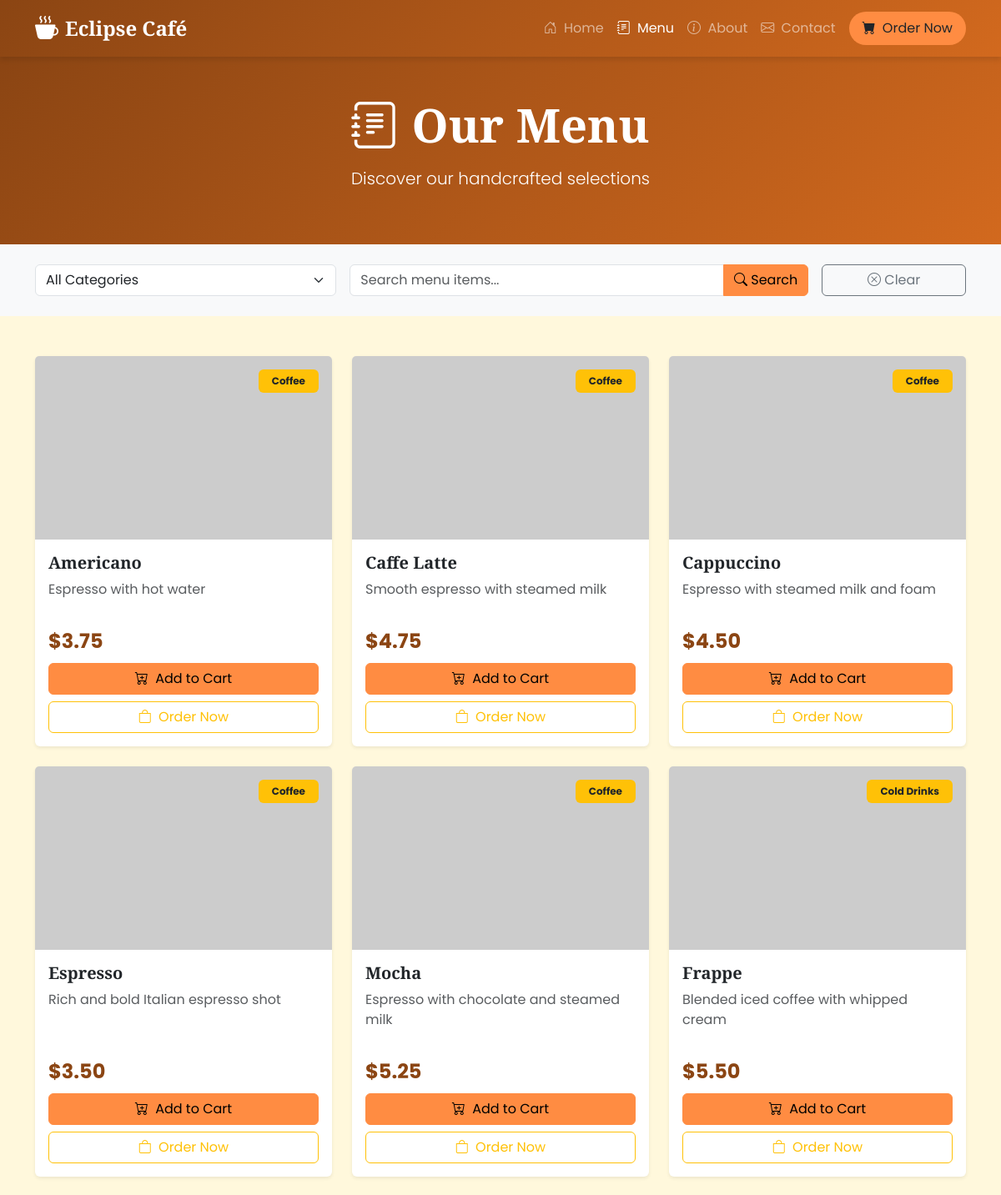
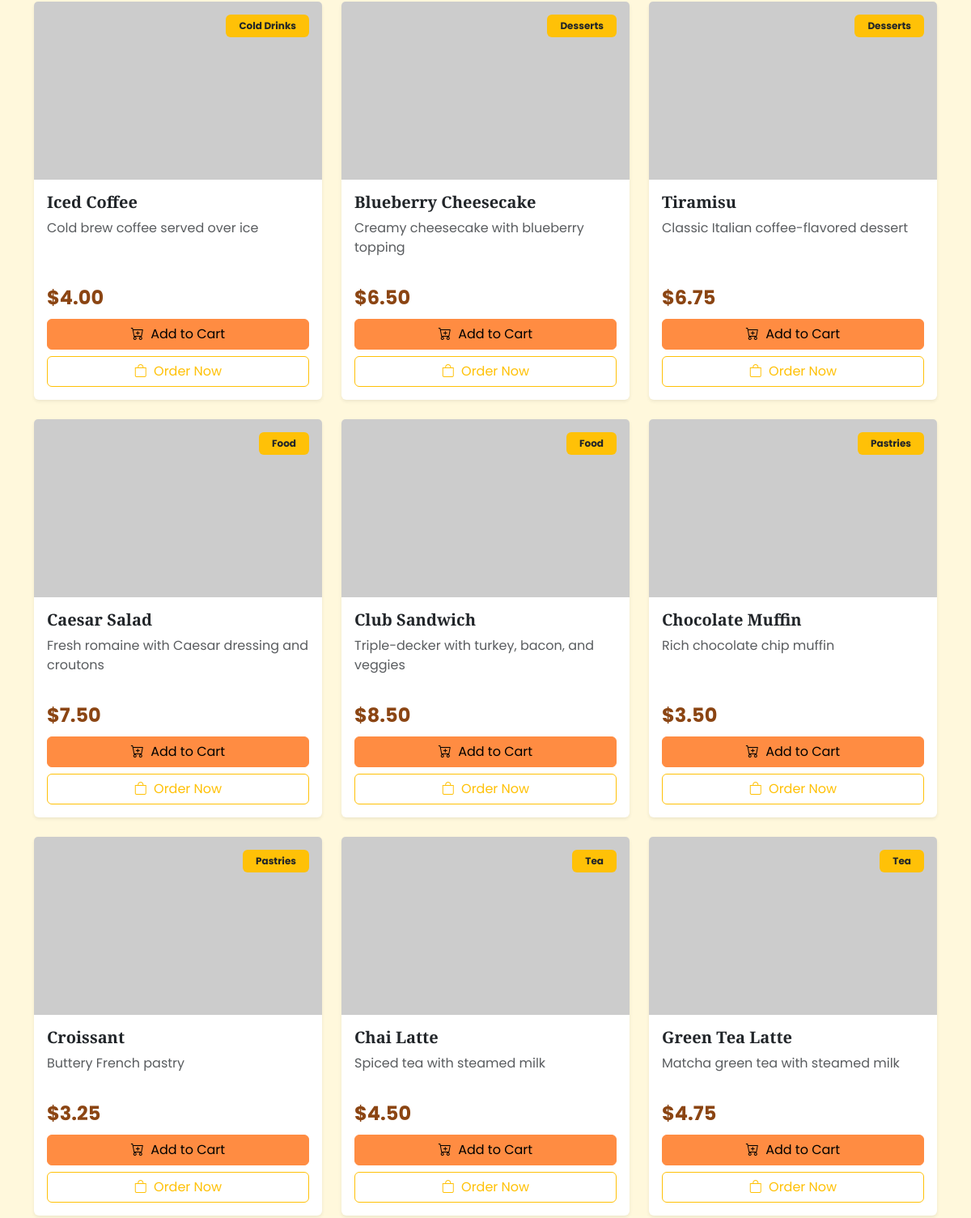
Page /pages/menu.php (upper part) on the earlier database version (2 pictures, top to bottom).
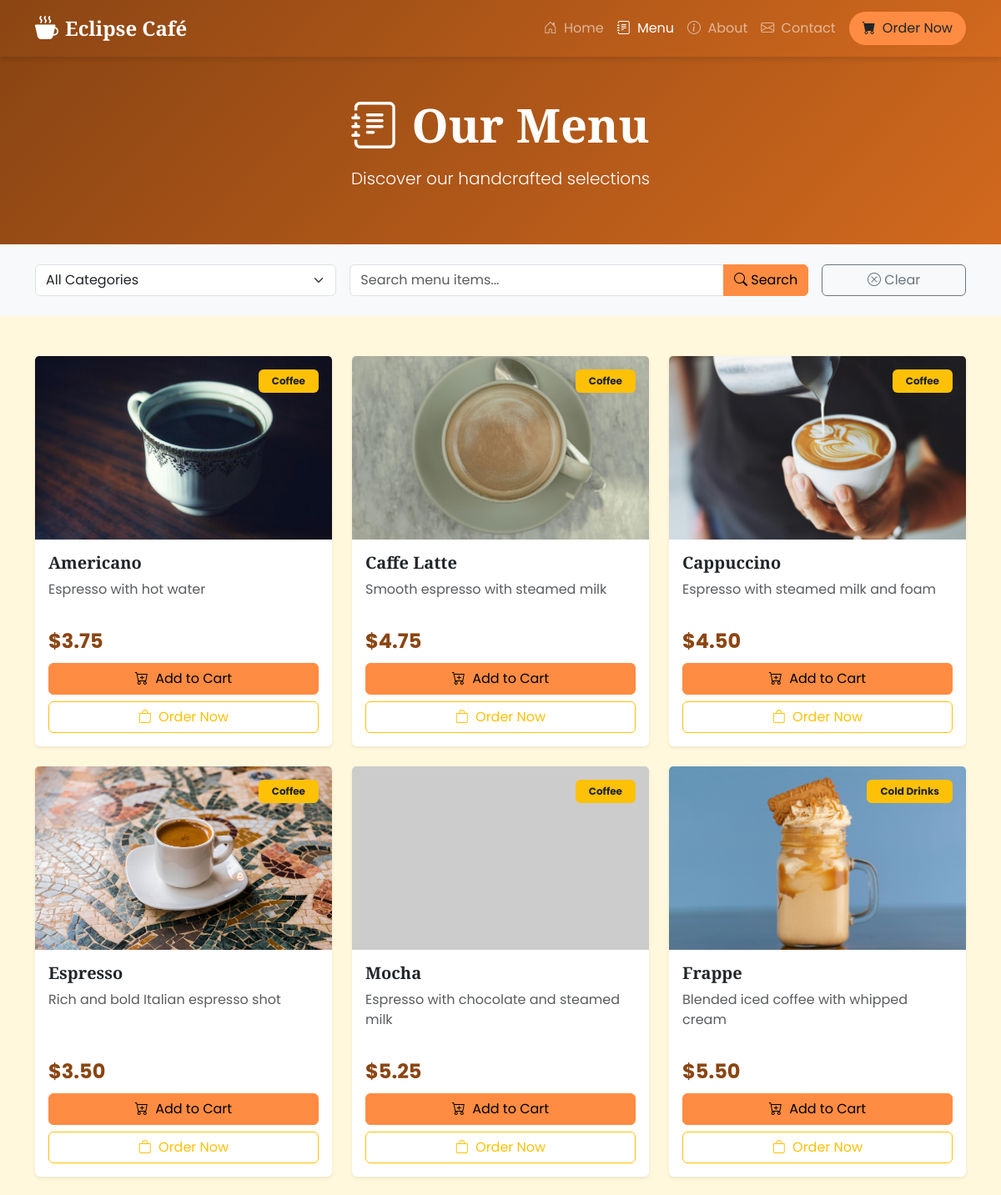
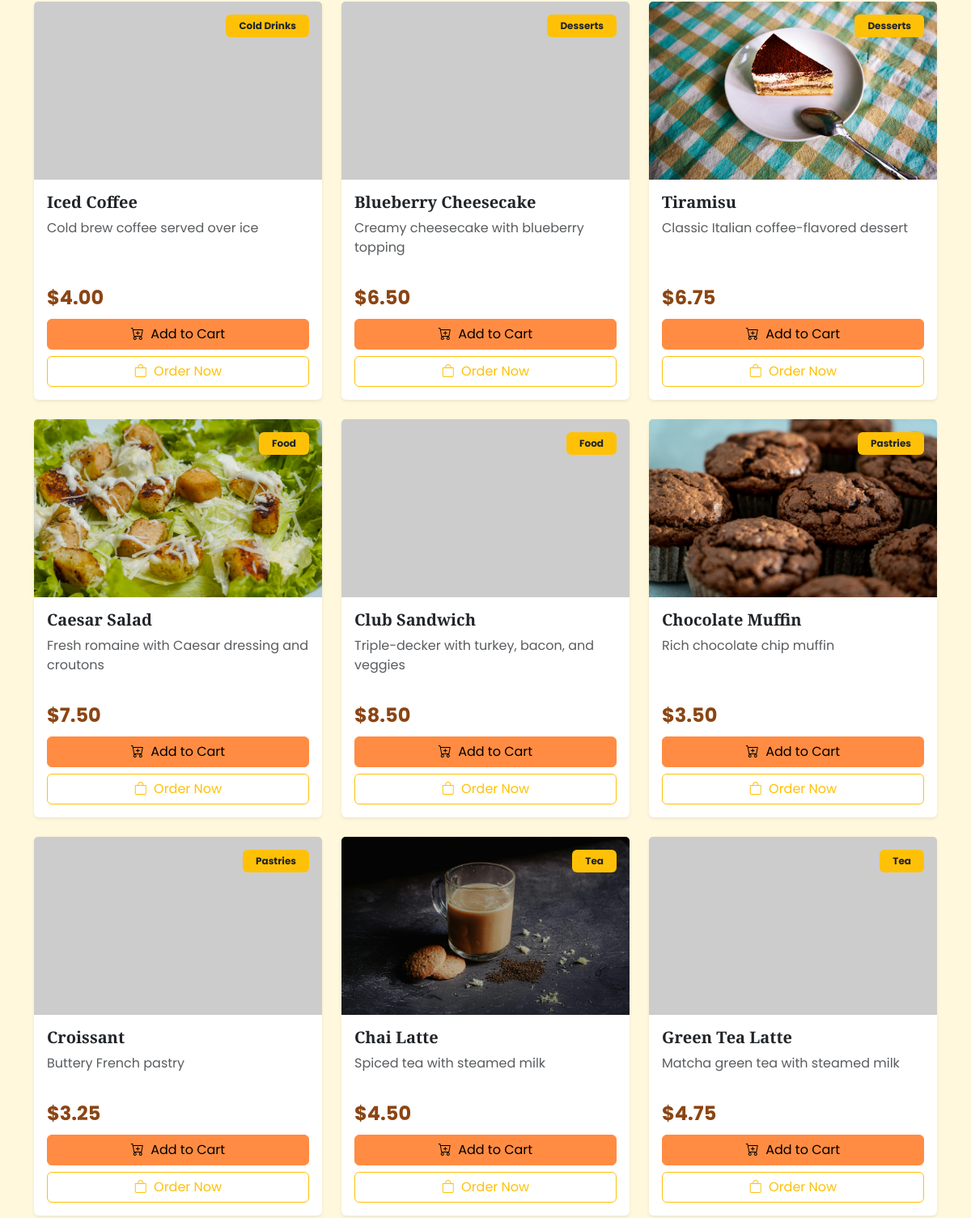
Same page on the later database version (2 pictures, top to bottom).
### tables this page shows
CREATE TABLE menu_items (
    id INT PRIMARY KEY AUTO_INCREMENT,
    name VARCHAR(100) NOT NULL,
    description TEXT,
    price DECIMAL(10,2) NOT NULL,
    category VARCHAR(50) NOT NULL,
    image VARCHAR(255) DEFAULT 'default.jpg',
    is_available BOOLEAN DEFAULT TRUE,
    created_at TIMESTAMP DEFAULT CURRENT_TIMESTAMP,
    updated_at TIMESTAMP DEFAULT CURRENT_TIMESTAMP ON UPDATE CURRENT_TIMESTAMP,
    INDEX idx_category (category),
    INDEX idx_available (is_available)
);

### includes/db.php (called while the page is built, shortened)
<?php
function sanitize($data) {
    return htmlspecialchars($data, ENT_QUOTES, 'UTF-8');
}
?>

### pages/menu.php (the view, shortened to what this page needs)
<?php
require_once '../includes/db.php';
require_once '../includes/header.php';
$selected_category = isset($_GET['category']) ? cleanInput($_GET['category']) : 'all';
$search_term = isset($_GET['search']) ? cleanInput($_GET['search']) : '';
try {
    if ($selected_category === 'all' && empty($search_term)) {
        $stmt = $pdo->query("SELECT * FROM menu_items WHERE is_available = 1 ORDER BY category, name");
    } elseif ($selected_category !== 'all' && empty($search_term)) {
        $stmt = $pdo->prepare("SELECT * FROM menu_items WHERE category = ? AND is_available = 1 ORDER BY name");
        $stmt->execute([$selected_category]);
    } elseif (!empty($search_term) && $selected_category === 'all') {
        $stmt = $pdo->prepare("SELECT * FROM menu_items WHERE (name LIKE ? OR description LIKE ?) AND is_available = 1 ORDER BY name");
        $search_param = "%{$search_term}%";
        $stmt->execute([$search_param, $search_param]);
    } else {
        $stmt = $pdo->prepare("SELECT * FROM menu_items WHERE category = ? AND (name LIKE ? OR description LIKE ?) AND is_available = 1 ORDER BY name");
        $search_param = "%{$search_term}%";
        $stmt->execute([$selected_category, $search_param, $search_param]);
    }
    $menu_items = $stmt->fetchAll();
} catch (PDOException $e) {
    $menu_items = [];
}
?>
<div class="py-5 text-white text-center" style="background: linear-gradient(135deg, #8B4513 0%, #D2691E 100%);">
    <div class="container">
        <h1 class="display-4 fw-bold mb-3" style="font-family: 'Playfair Display', serif;">
            <i class="bi bi-journal-text me-3"></i>Our Menu
        </h1>
        <p class="lead">Discover our handcrafted selections</p>
    </div>
</div>
<section class="py-4 bg-light sticky-top" style="top: 56px; z-index: 999;">
    <div class="container">
        <form method="GET" class="row g-3 align-items-center">
            <div class="col-md-4">
                <select name="category" class="form-select" onchange="this.form.submit()">
                    <option value="all" <?php echo $selected_category === 'all' ? 'selected' : ''; ?>>All Categories</option>
                </select>
            </div>
            <div class="col-md-6">
                <div class="input-group">
                    <input type="text" name="search" class="form-control" placeholder="Search menu items..." value="<?php echo sanitize($search_term); ?>">
                    <button class="btn btn-warning" type="submit"><i class="bi bi-search"></i> Search</button>
                </div>
            </div>
            <div class="col-md-2">
                <a href="menu.php" class="btn btn-outline-secondary w-100"><i class="bi bi-x-circle"></i> Clear</a>
            </div>
        </form>
    </div>
</section>
<section class="py-5" style="background-color: #FFF8DC;">
    <div class="container">
        <?php if (!empty($menu_items)): ?>
            <div class="row g-4">
                <?php foreach ($menu_items as $item): ?>
                <div class="col-md-6 col-lg-4">
                    <div class="card h-100 border-0 shadow-sm" style="transition: all 0.3s;" onmouseover="this.style.transform='translateY(-5px)'; this.style.boxShadow='0 10px 25px rgba(0,0,0,0.15)'" onmouseout="this.style.transform='translateY(0)'; this.style.boxShadow='0 1px 3px rgba(0,0,0,0.12)'">
                        <div class="position-relative overflow-hidden" style="height: 220px;">
                            <img src="/eclipse_cafe/uploads/<?php echo sanitize($item['image']); ?>" class="card-img-top w-100 h-100 object-fit-cover" alt="<?php echo sanitize($item['name']); ?>" onerror="this.src='https://via.placeholder.com/400x300?text=<?php echo urlencode($item['name']); ?>'">
                            <div class="position-absolute top-0 end-0 m-3">
                                <span class="badge bg-warning text-dark px-3 py-2"><?php echo sanitize($item['category']); ?></span>
                            </div>
                        </div>
                        <div class="card-body d-flex flex-column">
                            <h5 class="card-title fw-bold"><?php echo sanitize($item['name']); ?></h5>
                            <p class="card-text text-muted flex-grow-1"><?php echo sanitize($item['description']); ?></p>
                            <div class="mt-3">
                                <div class="d-flex justify-content-between align-items-center mb-2">
                                    <span class="fs-4 fw-bold" style="color: #8B4513;">$<?php echo number_format($item['price'], 2); ?></span>
                                </div>
                                <div class="d-grid gap-2">
                                    <form method="POST" class="d-inline">
                                        <button type="submit" name="quick_add" class="btn btn-warning w-100">
                                            <i class="bi bi-cart-plus me-1"></i> Add to Cart
                                        </button>
                                    </form>
                                    <a href="order.php?item_id=<?php echo $item['id']; ?>" class="btn btn-outline-warning">
                                        <i class="bi bi-bag me-1"></i> Order Now
                                    </a>
                                </div>
                            </div>
                        </div>
                    </div>
                </div>
                <?php endforeach; ?>
            </div>
        <?php endif; ?>
    </div>
</section>
<?php require_once '../includes/footer.php'; ?>

### includes/header.php (shortened to what this page needs)
<?php
$current_page = basename($_SERVER['PHP_SELF']);
?>
<!DOCTYPE html>
<html lang="en">
<head>
    <link href="https://cdn.jsdelivr.net/npm/bootstrap@5.3.2/dist/css/bootstrap.min.css" rel="stylesheet">
    <link rel="stylesheet" href="https://cdn.jsdelivr.net/npm/bootstrap-icons@1.11.1/font/bootstrap-icons.css">
    <link rel="stylesheet" href="/eclipse_cafe/css/style.css">
</head>
<body>
    <nav class="navbar navbar-expand-lg navbar-dark sticky-top" style="background: linear-gradient(135deg, #8B4513 0%, #D2691E 100%); box-shadow: 0 4px 6px rgba(0,0,0,0.1);">
        <div class="container">
            <a class="navbar-brand d-flex align-items-center" href="/eclipse_cafe/index.php">
                <i class="bi bi-cup-hot-fill fs-3 me-2"></i>
                <span class="fs-4 fw-bold" style="font-family: 'Playfair Display', serif;">Eclipse Café</span>
            </a>
            <div class="collapse navbar-collapse" id="navbarNav">
                <ul class="navbar-nav ms-auto">
                    <li class="nav-item">
                        <a class="nav-link <?php echo ($current_page == 'index.php' || $current_page == 'home.php') ? 'active' : ''; ?>" href="/eclipse_cafe/index.php">
                            <i class="bi bi-house-door me-1"></i> Home
                        </a>
                    </li>
                    <li class="nav-item">
                        <a class="nav-link <?php echo $current_page == 'menu.php' ? 'active' : ''; ?>" href="/eclipse_cafe/pages/menu.php">
                            <i class="bi bi-journal-text me-1"></i> Menu
                        </a>
                    </li>
                    <li class="nav-item">
                        <a class="nav-link <?php echo $current_page == 'about.php' ? 'active' : ''; ?>" href="/eclipse_cafe/pages/about.php">
                            <i class="bi bi-info-circle me-1"></i> About
                        </a>
                    </li>
                    <li class="nav-item">
                        <a class="nav-link <?php echo $current_page == 'contact.php' ? 'active' : ''; ?>" href="/eclipse_cafe/pages/contact.php">
                            <i class="bi bi-envelope me-1"></i> Contact
                        </a>
                    </li>
                    <li class="nav-item">
                        <a class="nav-link btn btn-warning text-dark ms-lg-2 px-3" href="/eclipse_cafe/pages/order.php" style="border-radius: 25px;">
                            <i class="bi bi-cart-fill me-1"></i> Order Now
                        </a>
                    </li>
                </ul>
            </div>
        </div>
    </nav>

### includes/footer.php (shortened to what this page needs)
</body>
</html>

### css/style.css (style rules this page uses)
:root { --primary-color: #8B4513; --secondary-color: #D2691E; --accent-color: #FF8C42; --dark-color: #2C1810; --light-color: #FFF8DC; }
body { font-family: 'Poppins', sans-serif; }
h1, h2, h3, h4, h5, h6 { font-family: 'Playfair Display', serif; }
.btn-warning { background-color: var(--accent-color); border-color: var(--accent-color); }
.object-fit-cover { object-fit: cover; }
.card, .btn { transition: all 0.3s ease; }

### includes/header.php (style rules this page uses)
:root { --primary-color: #8B4513; --secondary-color: #D2691E; --accent-color: #FF8C42; --dark-color: #2C1810; --light-color: #FFF8DC; }
body { font-family: 'Poppins', sans-serif; background-color: #FFF8DC; }
h1, h2, h3, h4, h5, h6 { font-family: 'Playfair Display', serif; }

Differences in the rows shown:
changed menu_items "Americano": image: picture added in place of a placeholder
changed menu_items "Caffe Latte": image: picture added in place of a placeholder
changed menu_items "Cappuccino": image: picture added in place of a placeholder
changed menu_items "Espresso": image: picture added in place of a placeholder
changed menu_items "Frappe": image: picture added in place of a placeholder
changed menu_items "Tiramisu": image: picture added in place of a placeholder
changed menu_items "Caesar Salad": image: picture added in place of a placeholder
changed menu_items "Chocolate Muffin": image: picture added in place of a placeholder
changed menu_items "Chai Latte": image: picture added in place of a placeholder
